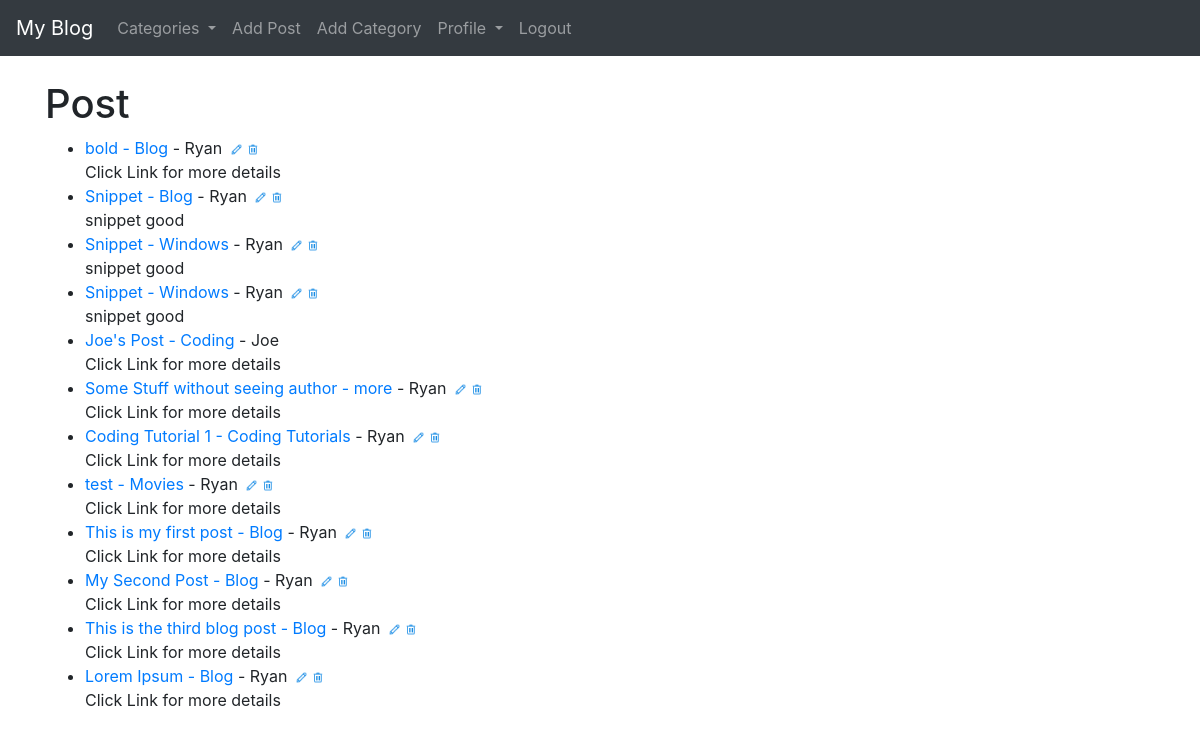
The app's page / (signed in), older data.
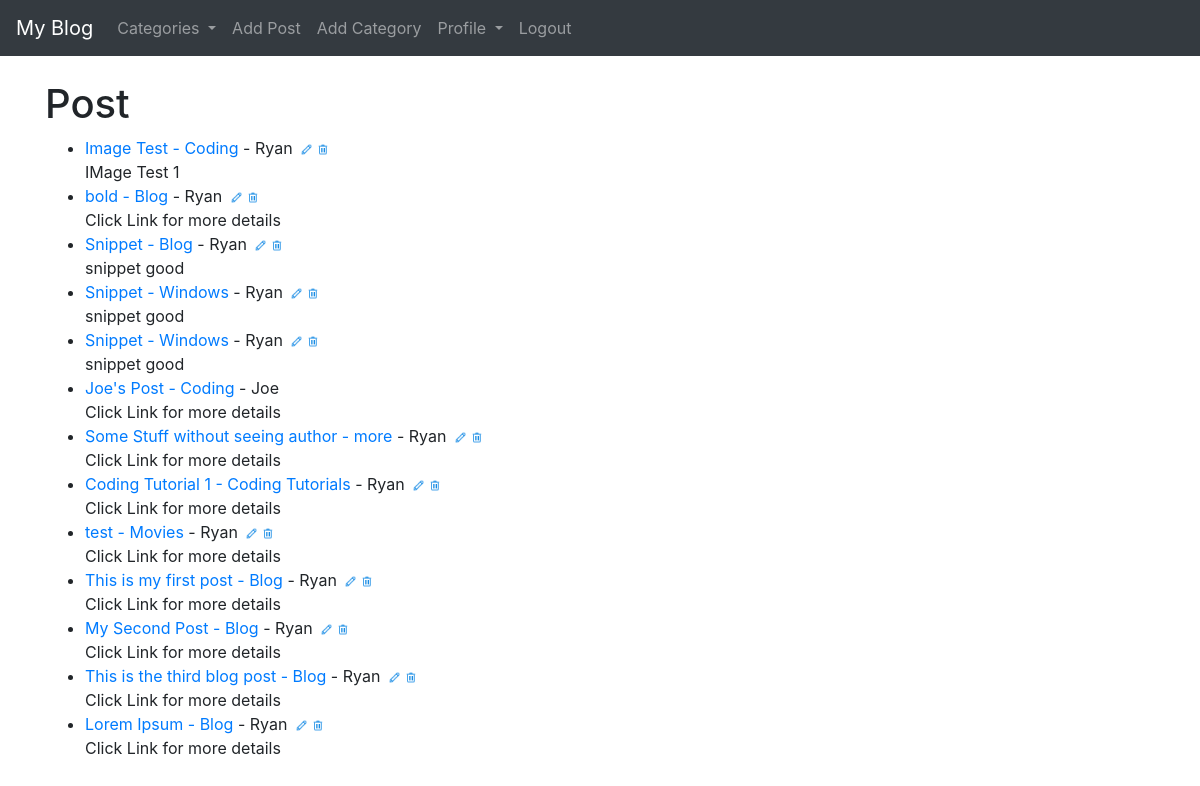
The same page, newer data.
### theblog/models.py (models this page shows, shortened)
class Post(models.Model):
    title = models.CharField(max_length=255)
    header_image = models.ImageField(null=True, blank=True, upload_to='images/')
    title_tag = models.CharField(max_length=255, default='The Blog - ')
    author = models.ForeignKey(User, on_delete=models.CASCADE)
    body = RichTextField(blank=True, null=True)
    post_date = models.DateField(auto_now_add=True)
    category = models.CharField(max_length=255, default='uncategorized')
    snippet = models.CharField(max_length=255)
    likes = models.ManyToManyField(User, related_name='blog_post')
    dislikes = models.ManyToManyField(User, related_name='blog_post_dislike')

### theblog/views.py (the view)
# urls.py: path('', HomeView.as_view(), name="home"),
class HomeView(ListView):
    model = Post
    template_name = "home.html"
    ordering = ['-post_date']
    def get_context_data(self, *args, **kwargs):
        cat_menu = Category.objects.all()
        context = super(HomeView, self).get_context_data(*args, **kwargs)
        context['cat_menu'] = cat_menu
        return context

### theblog/models.py (called while the page is built)
    def __str__(self):
        return self.name

### theblog/templates/home.html
{% extends 'base.html' %}
{% load static %}
{% block content %}
<h1>Post</h1>
<ul>
    {% for post in object_list %}
        <li><a href="{% url 'article-detail' post.pk %}">{{ post.title }} - <a href="{% url 'category' post.category|slugify %}">{{ post.category }}</a> - {{ post.author.first_name }}</a>
            {% if user.is_authenticated %}
                {% if user.id == post.author.id %}
            <a
                href="{% url 'update_post' post.pk %}"><img src="{% static 'img/edit_32px.png' %}" alt="" class="edit"></a><a
                href="{% url 'delete_post' post.pk %}"><img src="{% static 'img/trash_32px.png' %}" alt="" class="edit"></a>
            {% endif %}
            {% endif %}<br>
        {{ post.snippet }}</li>
    {% endfor %}
</ul>
{% endblock %}

Row changes from the older to the newer data that the page shows:
added Post: title "Image Test", category "Coding", author.first_name "Ryan", snippet "IMage Test 1"
